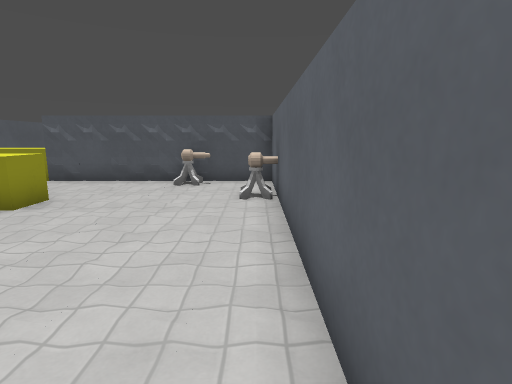
View 1 (above)

19 first-person views from a walk through a 3-D level made in the Godot game engine. The camera is 1.3 m above the floor, tilts 10° down and sees 80° across. The floor is counted in squares, 1 m on a side. Each view is taken from the middle of a square. On the plan, view 1 faces up. The plan holds only what a view shows up to about 14 squares ahead; the rest is blank. The place goes on beyond the plan. Surface patterns are stand-ins for the level's own textures.

View 2
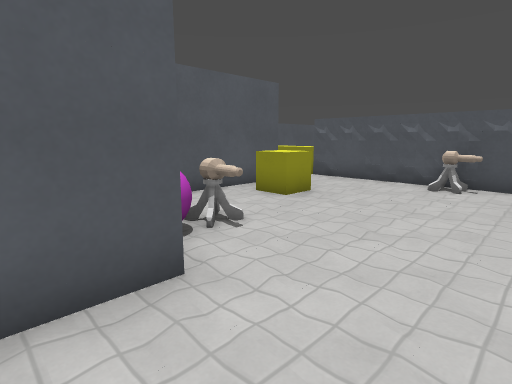

View 3
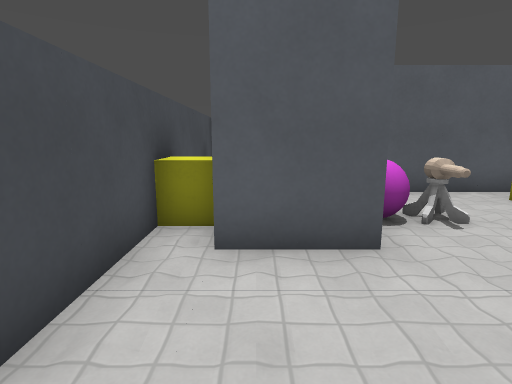

View 4
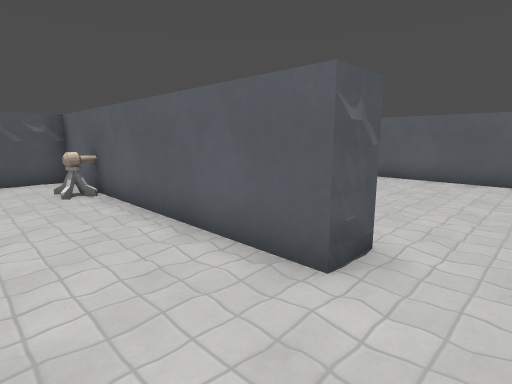

View 5
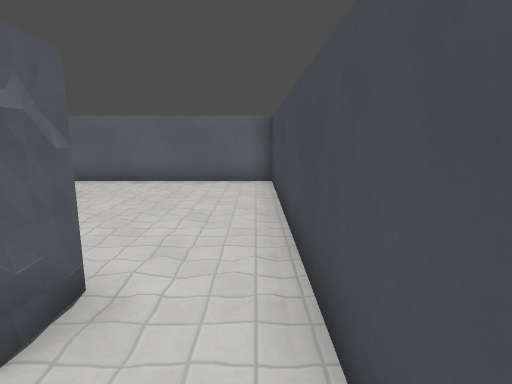

View 6
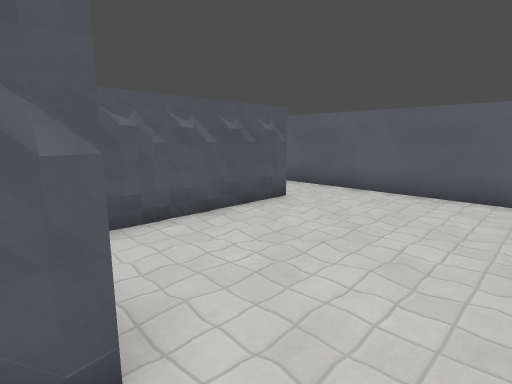

View 7
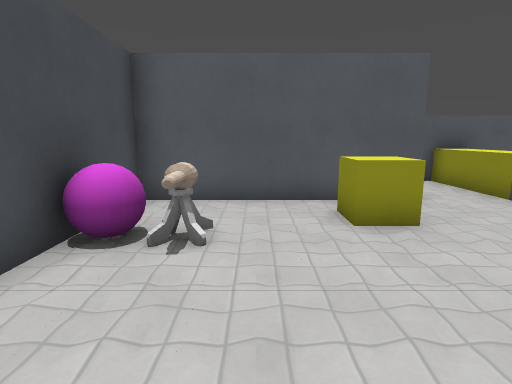

View 8
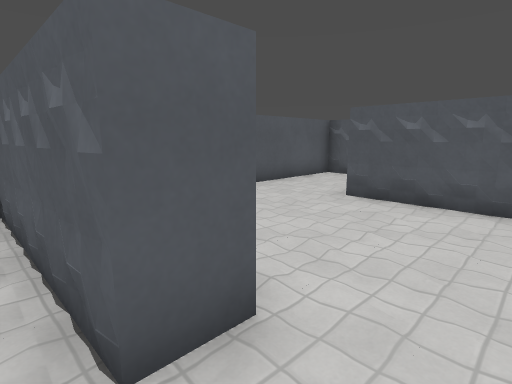

View 9
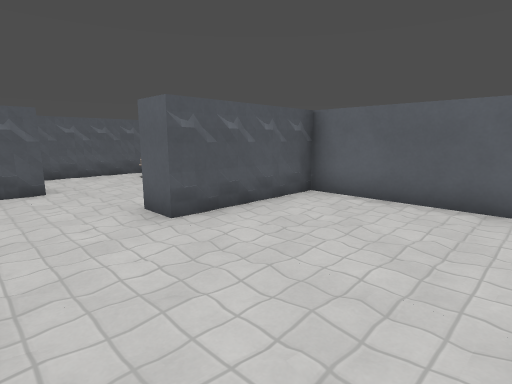

View 10
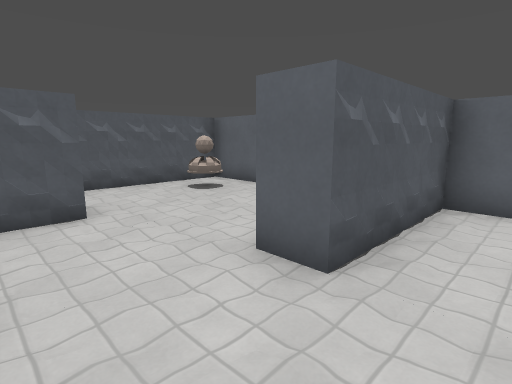

View 11
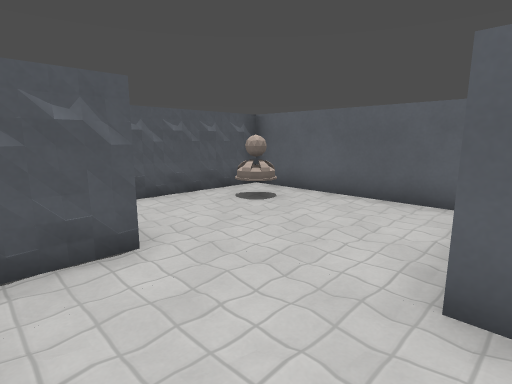

View 12
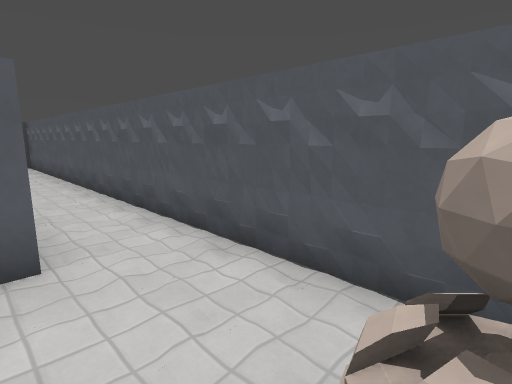

View 13
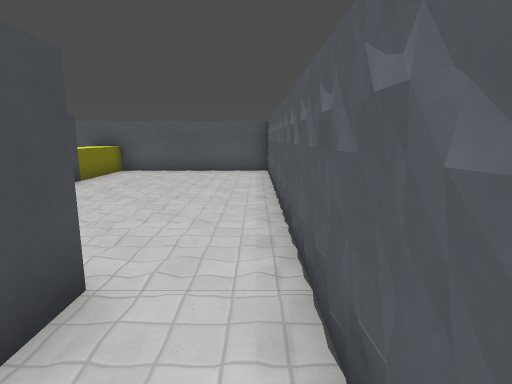

View 14
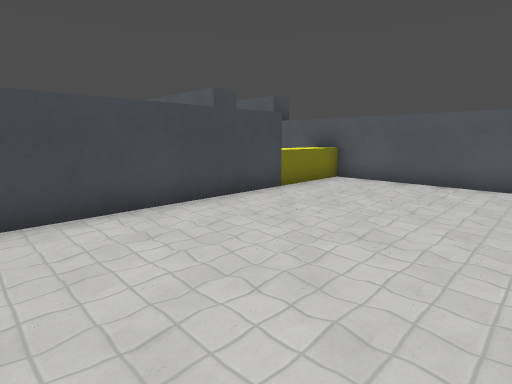

View 15
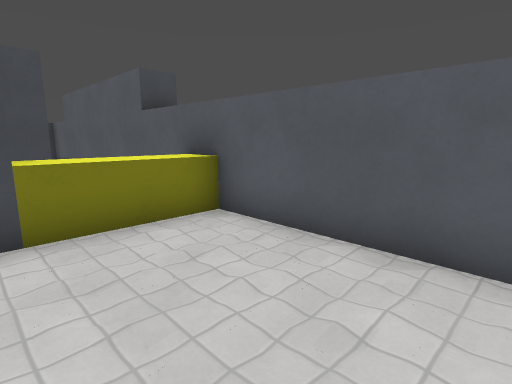

View 16
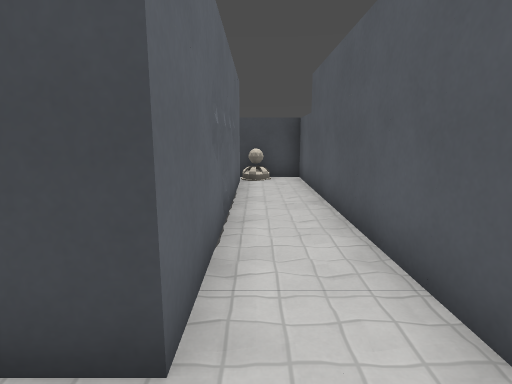

View 17
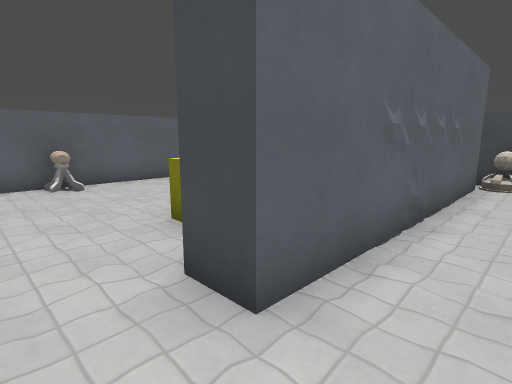

View 18
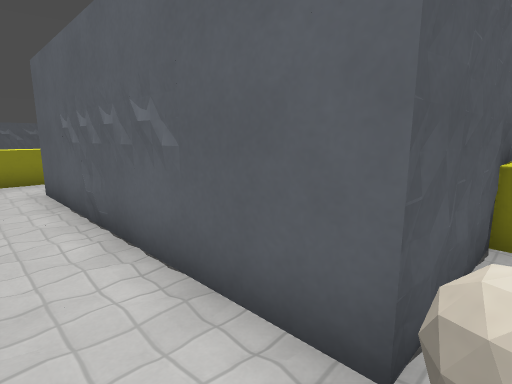

View 19
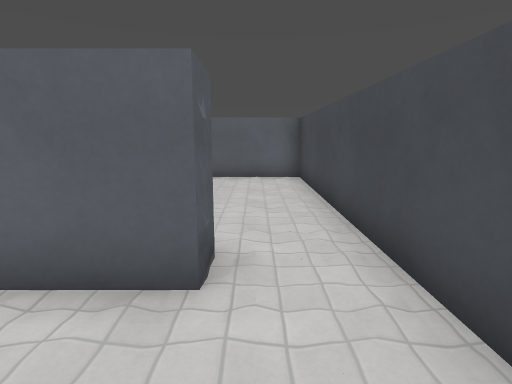

### Floor plan
Ten units are one square. View 1 is at (0, 0); x grows to the right and y downward. Boxes are objects, and circles mark ways between rooms. Rooms are numbered by the first view taken in them; rooms with no view inside come last. Other rooms are left out.
<svg viewBox="-100 -172 191 192">
<path fill="none" stroke="#000" d="M-25 -16 -25 5M-25 -94 -46 -97M-15 -92 -24 -93M-44 -93 -64 -96M-32 -96 -54 -94M-13 -97 -34 -94M-51 -96 -65 -94M-49 -97 -54 -98M-75 -75 -65 -75 -65 -15 -29 -15M-3 -94 -25 -97M-34 5 -75 5M5 -5 5 -94 -3 -95M5 -95 -65 -95M5 -96 -15 -94M-60 15 5 15M46 -34 36 -36M42 -33 25 -36M48 -35 30 -33M65 -34 45 -37M65 -35 22 -35M65 -36 49 -33M33 -36 19 -34M16 -5 5 -5M15 -5 5 -6M15 -5 5 -4M5 15 85 15 85 -35M64 -93 45 -96 45 -105M68 -97 45 -94M36 -134 15 -137 15 -95M36 -135 15 -135M36 -136 15 -134M85 -112 85 -166 70 -164M81 -93 56 -97M85 -96 70 -95M85 -95 45 -95M50 -164 34 -166M35 -163 5 -167M43 -166 30 -164M5 -145 14 -145M74 -163 45 -167M36 -167 10 -163M68 -167 40 -163M86 -163 72 -165M15 -164 -5 -167M18 -166 -1 -163M85 -165 -5 -165M65 -45 65 -34M85 -35 85 -94 77 -95M-65 -105 -4 -105M-63 -164 -73 -165M-53 -166 -80 -163M-71 -166 -90 -164M-32 -166 -54 -164M-24 -164 -44 -167M-17 -166 -41 -163M-14 -164 -34 -167M-76 -37 -74 -55M-75 -36 -76 -50M-5 -165 -95 -165 -95 15 -60 15M-4 -164 -15 -166M-2 -165 -21 -163M-77 -29 -76 -35M-76 -25 -75 -32M-75 -22 -77 -38M-74 -14 -75 -21M-76 -14 -75 -23M-75 5 -75 -75M-65 7 -75 4"/>
<rect x="-55" y="-65" width="10" height="10" fill="#bbb"><title>other object</title></rect>
<rect x="-45" y="5" width="10" height="10" fill="#bbb"><title>other object</title></rect>
<rect x="-45" y="-25" width="10" height="10" fill="#bbb"><title>other object</title></rect>
<rect x="-45" y="-35" width="10" height="10" fill="#bbb"><title>turret</title></rect>
<rect x="-25" y="-95" width="10" height="10" fill="#bbb"><title>turret</title></rect>
<rect x="-5" y="-75" width="10" height="10" fill="#bbb"><title>turret</title></rect>
<rect x="65" y="-155" width="10" height="10" fill="#bbb"><title>other object</title></rect>
<rect x="-95" y="-105" width="10" height="10" fill="#bbb"><title>other object</title></rect>
<rect x="-85" y="5" width="10" height="10" fill="#bbb"><title>target</title></rect>
<rect x="-85" y="-105" width="10" height="10" fill="#bbb"><title>other object</title></rect>
<rect x="-75" y="-105" width="10" height="10" fill="#bbb"><title>other object</title></rect>
<circle cx="10" cy="5" r="3" fill="#2a7"/>
<circle cx="-77" cy="-90" r="3" fill="#2a7"/>
<circle cx="75" cy="-40" r="3" fill="#2a7"/>
<circle cx="5" cy="-155" r="3" fill="#2a7"/>
<text x="-30" y="-50">1</text>
<text x="50" y="-10">2</text>
<text x="50" y="-110">3</text>
<text x="-60" y="-110">4</text>
</svg>
Room 1 opens to room 2. Room 1 opens to room 4. Room 2 opens to room 3. Room 3 opens to room 4.

Where each view was taken, in squares from view 1:
view 1: 0 up, 0 right, facing up
view 2: 0 up, 0 right, facing up-left
view 3: 0 up, 1 right, facing left
view 4: 1 down, 2 left, facing up-right
view 5: 1 down, 1 left, facing right
view 6: 1 down, 1 right, facing up-right
view 7: 4 up, 0 right, facing left
view 8: 3 up, 8 right, facing up-left
view 9: 5 up, 2 right, facing up-right
view 10: 8 up, 2 right, facing up-right
view 11: 10 up, 2 right, facing up-right
view 12: 14 up, 7 right, facing up-left
view 13: 16 up, 3 right, facing left
view 14: 16 up, 0 right, facing down-left
view 15: 15 up, 6 left, facing down-left
view 16: 9 up, 8 left, facing down
view 17: 9 up, 9 left, facing down-right
view 18: 1 down, 9 left, facing up-right
view 19: 0 up, 2 left, facing right
